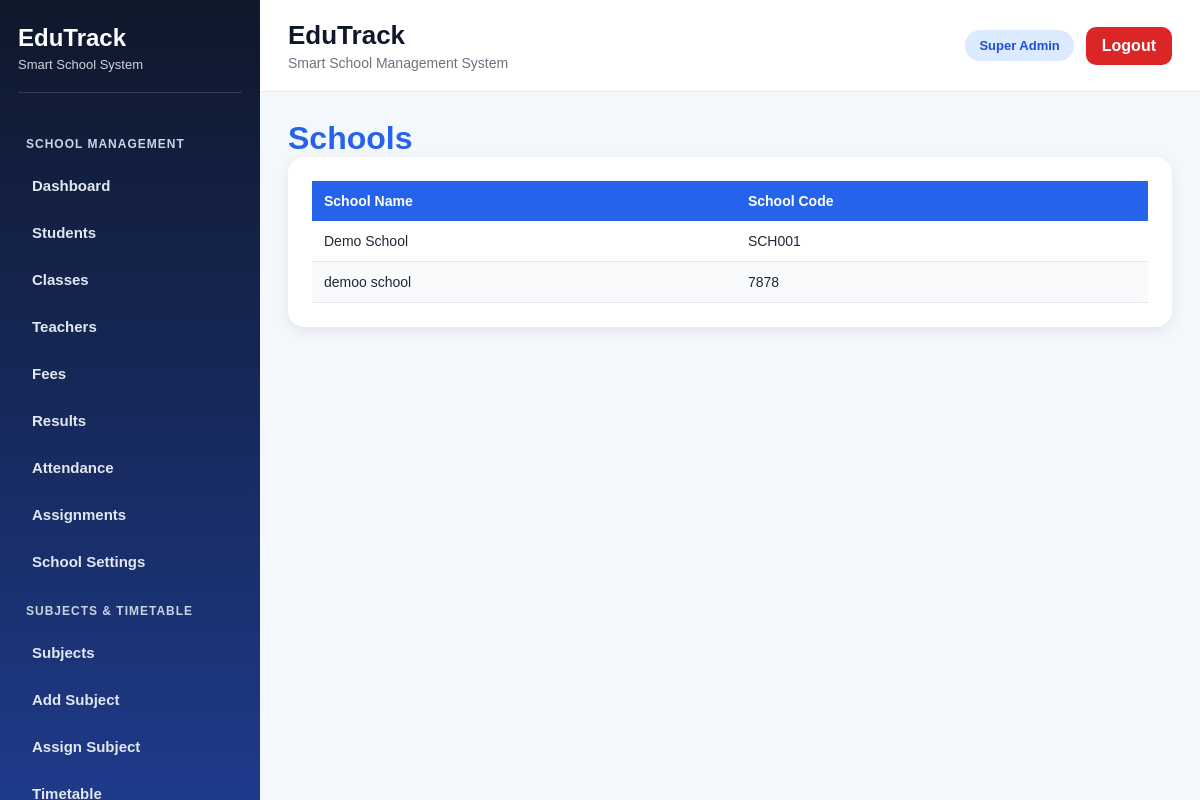
The page /schools (signed in) on the database its author committed.
### tables this page shows
CREATE TABLE schools (
            id INTEGER PRIMARY KEY AUTOINCREMENT,
            school_name TEXT NOT NULL,
            school_code TEXT UNIQUE NOT NULL
        );

### app.py (the view)
@app.route("/schools")
@login_required
@roles_required("super_admin")
def schools():
    school_list = fetch_all("SELECT * FROM schools ORDER BY school_name")
    return render_template("schools.html", schools=school_list)

### app.py (called while the page is built, shortened)
def is_postgres():
    return os.environ.get("DATABASE_URL") is not None

def get_db():
    if is_postgres():
        return psycopg2.connect(
            os.environ.get("DATABASE_URL"),
            cursor_factory=RealDictCursor
        )
    conn = sqlite3.connect(DB_PATH)
    conn.row_factory = sqlite3.Row
    return conn

def convert_query(query: str) -> str:
    if is_postgres():
        return query.replace("?", "%s")
    return query

def fetch_all(query, params=()):
    conn = get_db()
    cursor = conn.cursor()
    cursor.execute(convert_query(query), params)
    rows = cursor.fetchall()
    conn.close()
    return rows

def login_required(f):
    @wraps(f)
    def wrapper(*args, **kwargs):
        if "user_id" not in session:
            flash("Please log in first.", "warning")
            return redirect(url_for("login"))
        return f(*args, **kwargs)
    return wrapper

def roles_required(*allowed_roles):
    def decorator(f):
        @wraps(f)
        def wrapper(*args, **kwargs):
            if "user_id" not in session:
                flash("Please log in first.", "warning")
                return redirect(url_for("login"))
            role = session.get("role")
            return f(*args, **kwargs)
        return wrapper
    return decorator

### templates/schools.html (shortened to what this page needs)
{% extends "base.html" %}
{% block content %}
<h1 style="color:#2563eb;">Schools</h1>
<div style="background:white; padding:24px; border-radius:16px; box-shadow:0 4px 14px rgba(0,0,0,0.08);">
    <table style="width:100%; border-collapse:collapse;">
        <thead>
            <tr>
                <th style="background:#2563eb; color:white; padding:12px; text-align:left;">School Name</th>
                <th style="background:#2563eb; color:white; padding:12px; text-align:left;">School Code</th>
            </tr>
        </thead>
        <tbody>
            {% for school in schools %}
            <tr>
                <td style="padding:12px; border-bottom:1px solid #e5e7eb;">{{ school.school_name }}</td>
                <td style="padding:12px; border-bottom:1px solid #e5e7eb;">{{ school.school_code }}</td>
            </tr>
            {% endfor %}
        </tbody>
    </table>
</div>
{% endblock %}

### static/style.css (style rules this page uses)
* { margin: 0; padding: 0; box-sizing: border-box; }
body { font-family: Arial, sans-serif; background: #f4f7fb; color: #1f2937; }
table { width: 100%; border-collapse: collapse; background: white; }
table th { background: #eff6ff; color: #1e3a8a; text-align: left; padding: 14px; font-size: 14px; }
table td { padding: 14px; border-bottom: 1px solid #e5e7eb; font-size: 14px; }
table th { background: #1e3a8a; color: white; font-weight: 600; }
table tr:nth-child(even) { background: #f8fafc; }

### rows shown on the page
schools: school_name "Demo School", school_code "SCH001"
schools: school_name "demoo school", school_code "7878"

### other values the page prints
{{ session.get('role', 'user')|replace('_', ' ')|title }} "Super Admin"
